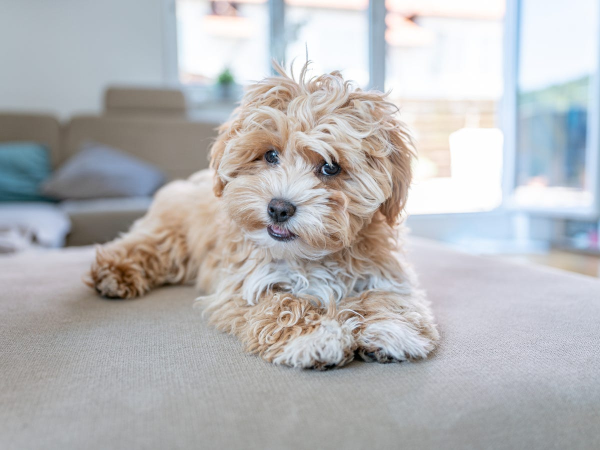
#> input picture Module/downloaded_image.jpg, 1200 x 900 px (shown at 1/2 size); its folder holds only this picture in this run
$ python -i preprocessor.py   (imports and definitions only)
#> lines starting #> are read from the running program, lines starting #| are printed output that depends on the picture
# preprocessor.py

import os
import cv2
import numpy as np
from tqdm import tqdm
from skimage.feature import hog, local_binary_pattern
from sklearn.preprocessing import StandardScaler
from sklearn.cluster import MiniBatchKMeans
from concurrent.futures import ThreadPoolExecutor

class SVMPreprocessor:
    def __init__(self, image_size=64, orb_features=300, k=30):
        self.image_size = image_size
        self.orb_features = orb_features
        self.k = k
        self.scaler = StandardScaler()
        self.kmeans = None

    def load_images(self, folder):
        images, labels = [], []
        for label_name in ["cats", "dogs"]:
            path = os.path.join(folder, label_name)
            label = 0 if label_name == "cats" else 1
            if not os.path.exists(path):
                print(f"Folder not found: {path}")
                continue
            files = sorted([f for f in os.listdir(path) if f.lower().endswith(('.jpg', '.jpeg', '.png'))])
            for f in tqdm(files, desc=f"Loading {label_name} images"):
                img_path = os.path.join(path, f)
                img = cv2.imread(img_path, cv2.IMREAD_GRAYSCALE)
                if img is None:
                    continue
                img = cv2.resize(img, (self.image_size, self.image_size))
                images.append(img)
                labels.append(label)
        return np.array(images), np.array(labels)

    def extract_features_parallel(self, images):
        orb = cv2.ORB_create(nfeatures=self.orb_features, fastThreshold=5)

        def process(img):
            fd = hog(img, orientations=9, pixels_per_cell=(8,8),
                     cells_per_block=(2,2), block_norm='L2-Hys')
            keypoints, des = orb.detectAndCompute(img, None)
            if des is None or des.shape[0] == 0:
                des = np.array([], dtype=np.float32).reshape(0, 32)
            mean_intensity = np.mean(img) / 255.0
            edges = cv2.Canny(img, 100, 200)
            edge_density = np.sum(edges > 0) / (self.image_size ** 2)
            lbp = local_binary_pattern(img, P=8, R=1, method="uniform")
            (hist, _) = np.histogram(lbp.ravel(), bins=np.arange(0, 11), range=(0, 10))
            hist = hist.astype("float")
            hist /= (hist.sum() + 1e-7)
            return fd, des, mean_intensity, edge_density, hist

        with ThreadPoolExecutor(max_workers=8) as executor:
            results = list(executor.map(process, images))

        hog_features = [r[0] for r in results]
        img_descriptors = [r[1] for r in results]
        all_descriptors = [r[1] for r in results if r[1].shape[0] > 0]
        engineered_feats = [[r[2], r[3]] for r in results]
        lbp_feats = [r[4] for r in results]

        if all_descriptors:
            all_descriptors = np.vstack(all_descriptors)
        else:
            print("Warning: No ORB descriptors found in the dataset.")
            all_descriptors = np.array([], dtype=np.float32).reshape(0, 32)

        return np.array(hog_features), img_descriptors, all_descriptors, np.array(engineered_feats), np.array(lbp_feats)

    def create_codebook(self, descriptors):
        print("Clustering descriptors with MiniBatchKMeans...")
        self.kmeans = MiniBatchKMeans(n_clusters=self.k, batch_size=500, random_state=42)
        self.kmeans.fit(descriptors)

    def compute_bow_histograms(self, img_descriptors):
        histograms = []
        for des in tqdm(img_descriptors, desc="Computing BoW histograms"):
            if des.shape[0] == 0:
                hist = np.zeros(self.k)
            else:
                labels = self.kmeans.predict(des)
                hist, _ = np.histogram(labels, bins=np.arange(self.k+1))
            histograms.append(hist)
        return np.array(histograms)

    def transform_images(self, images):
        hog_feats, img_des, _, engineered_feats, lbp_feats = self.extract_features_parallel(images)
        orb_bow = self.compute_bow_histograms(img_des)
        combined = np.hstack([hog_feats, orb_bow, engineered_feats, lbp_feats])
        return self.scaler.transform(combined)

    def fit_transform_images(self, images):
        hog_feats, img_des, all_des, engineered_feats, lbp_feats = self.extract_features_parallel(images)
        self.create_codebook(all_des)
        orb_bow = self.compute_bow_histograms(img_des)
        combined = np.hstack([hog_feats, orb_bow, engineered_feats, lbp_feats])
        return self.scaler.fit_transform(combined)

>>> import cv2
>>> picture = cv2.imread('downloaded_image.jpg', cv2.IMREAD_GRAYSCALE)
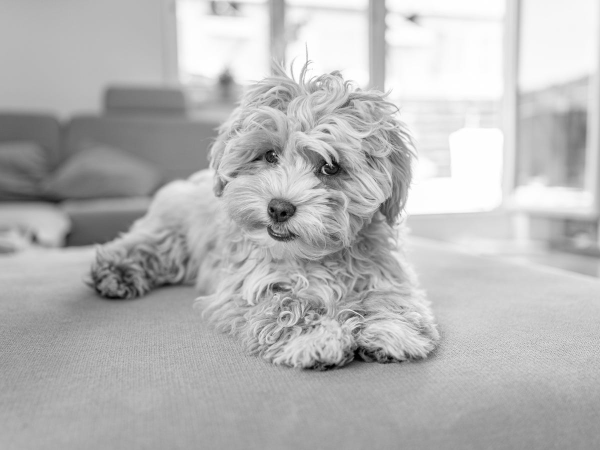
#> picture: shape (900, 1200) (shown at 1/2 size); min 0, max 255, mean 182.9
>>> result = SVMPreprocessor().transform_images(picture)
#> (the run stopped early here; a loop or call above may not have finished)
